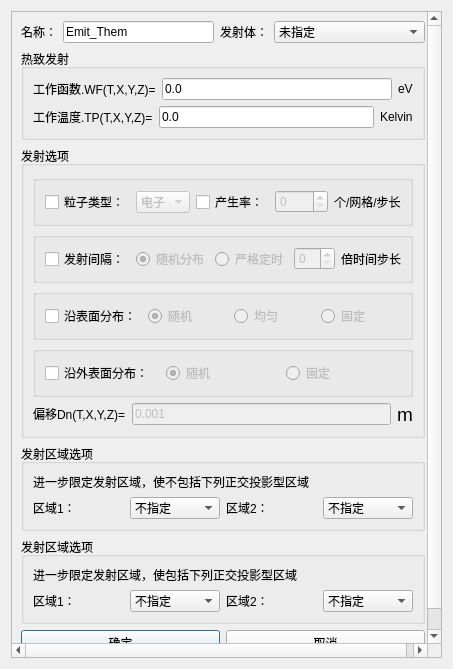
<?xml version="1.0" encoding="UTF-8"?>
<ui version="4.0">
 <class>Dialog_EmtDlg</class>
 <widget class="QDialog" name="Dialog_EmtDlg">
  <property name="windowModality">
   <enum>Qt::ApplicationModal</enum>
  </property>
  <property name="geometry">
   <rect>
    <x>0</x>
    <y>0</y>
    <width>453</width>
    <height>669</height>
   </rect>
  </property>
  <property name="minimumSize">
   <size>
    <width>0</width>
    <height>0</height>
   </size>
  </property>
  <property name="maximumSize">
   <size>
    <width>16777215</width>
    <height>16777215</height>
   </size>
  </property>
  <property name="windowTitle">
   <string>热致发射</string>
  </property>
  <layout class="QGridLayout" name="gridLayout_10">
   <item row="0" column="0">
    <widget class="QScrollArea" name="scrollArea">
     <property name="widgetResizable">
      <bool>true</bool>
     </property>
     <widget class="QWidget" name="scrollAreaWidgetContents">
      <property name="geometry">
       <rect>
        <x>0</x>
        <y>0</y>
        <width>416</width>
        <height>659</height>
       </rect>
      </property>
      <layout class="QGridLayout" name="gridLayout_9">
       <item row="0" column="0">
        <layout class="QHBoxLayout" name="horizontalLayout_9">
         <item>
          <widget class="QLabel" name="Label_Name_2">
           <property name="sizePolicy">
            <sizepolicy hsizetype="Fixed" vsizetype="Preferred">
             <horstretch>0</horstretch>
             <verstretch>0</verstretch>
            </sizepolicy>
           </property>
           <property name="text">
            <string>名称：</string>
           </property>
          </widget>
         </item>
         <item>
          <widget class="QLineEdit" name="LineEdit_Name">
           <property name="sizePolicy">
            <sizepolicy hsizetype="Preferred" vsizetype="Fixed">
             <horstretch>0</horstretch>
             <verstretch>0</verstretch>
            </sizepolicy>
           </property>
           <property name="text">
            <string>Emit_Them</string>
           </property>
          </widget>
         </item>
         <item>
          <widget class="QLabel" name="Label_Shadow_2">
           <property name="sizePolicy">
            <sizepolicy hsizetype="Fixed" vsizetype="Preferred">
             <horstretch>0</horstretch>
             <verstretch>0</verstretch>
            </sizepolicy>
           </property>
           <property name="text">
            <string>发射体：</string>
           </property>
          </widget>
         </item>
         <item>
          <widget class="StyledComboBox" name="ComboBox_Shadow">
           <property name="enabled">
            <bool>true</bool>
           </property>
           <property name="sizePolicy">
            <sizepolicy hsizetype="Preferred" vsizetype="Fixed">
             <horstretch>0</horstretch>
             <verstretch>0</verstretch>
            </sizepolicy>
           </property>
           <property name="maximumSize">
            <size>
             <width>16777215</width>
             <height>16777215</height>
            </size>
           </property>
           <property name="sizeIncrement">
            <size>
             <width>1</width>
             <height>0</height>
            </size>
           </property>
           <property name="editable">
            <bool>false</bool>
           </property>
           <item>
            <property name="text">
             <string>未指定</string>
            </property>
           </item>
          </widget>
         </item>
        </layout>
       </item>
       <item row="1" column="0">
        <spacer name="verticalSpacer">
         <property name="orientation">
          <enum>Qt::Vertical</enum>
         </property>
         <property name="sizeHint" stdset="0">
          <size>
           <width>20</width>
           <height>40</height>
          </size>
         </property>
        </spacer>
       </item>
       <item row="2" column="0">
        <widget class="QGroupBox" name="groupBox">
         <property name="title">
          <string>热致发射</string>
         </property>
         <layout class="QGridLayout" name="gridLayout_5">
          <item row="0" column="0">
           <spacer name="verticalSpacer_2">
            <property name="orientation">
             <enum>Qt::Vertical</enum>
            </property>
            <property name="sizeHint" stdset="0">
             <size>
              <width>20</width>
              <height>40</height>
             </size>
            </property>
           </spacer>
          </item>
          <item row="2" column="0">
           <spacer name="verticalSpacer_3">
            <property name="orientation">
             <enum>Qt::Vertical</enum>
            </property>
            <property name="sizeHint" stdset="0">
             <size>
              <width>20</width>
              <height>40</height>
             </size>
            </property>
           </spacer>
          </item>
          <item row="3" column="0">
           <layout class="QHBoxLayout" name="horizontalLayout_7">
            <item>
             <widget class="QLabel" name="label_3">
              <property name="text">
               <string>&lt;html&gt;&lt;head/&gt;&lt;body&gt;&lt;p&gt;工作温度.TP(T,X,Y,Z)=&lt;/p&gt;&lt;/body&gt;&lt;/html&gt;</string>
              </property>
             </widget>
            </item>
            <item>
             <widget class="QLineEdit" name="LineEdit_TP">
              <property name="enabled">
               <bool>true</bool>
              </property>
              <property name="text">
               <string>0.0</string>
              </property>
             </widget>
            </item>
            <item>
             <widget class="QLabel" name="label_4">
              <property name="text">
               <string>&lt;html&gt;&lt;head/&gt;&lt;body&gt;&lt;p&gt;Kelvin&lt;/p&gt;&lt;/body&gt;&lt;/html&gt;</string>
              </property>
             </widget>
            </item>
           </layout>
          </item>
          <item row="1" column="0">
           <layout class="QHBoxLayout" name="horizontalLayout_6">
            <item>
             <widget class="QLabel" name="label">
              <property name="text">
               <string>&lt;html&gt;&lt;head/&gt;&lt;body&gt;&lt;p&gt;工作函数.WF(T,X,Y,Z)=&lt;/p&gt;&lt;/body&gt;&lt;/html&gt;</string>
              </property>
             </widget>
            </item>
            <item>
             <widget class="QLineEdit" name="LineEdit_WF">
              <property name="text">
               <string>0.0</string>
              </property>
             </widget>
            </item>
            <item>
             <widget class="QLabel" name="label_2">
              <property name="text">
               <string>&lt;html&gt;&lt;head/&gt;&lt;body&gt;&lt;p&gt;eV&lt;/p&gt;&lt;/body&gt;&lt;/html&gt;</string>
              </property>
             </widget>
            </item>
           </layout>
          </item>
          <item row="4" column="0">
           <spacer name="verticalSpacer_4">
            <property name="orientation">
             <enum>Qt::Vertical</enum>
            </property>
            <property name="sizeHint" stdset="0">
             <size>
              <width>20</width>
              <height>40</height>
             </size>
            </property>
           </spacer>
          </item>
         </layout>
        </widget>
       </item>
       <item row="3" column="0">
        <widget class="QGroupBox" name="groupBox_2">
         <property name="title">
          <string>发射选项</string>
         </property>
         <layout class="QGridLayout" name="gridLayout_4">
          <item row="4" column="0">
           <layout class="QHBoxLayout" name="horizontalLayout_3">
            <item>
             <widget class="QGroupBox" name="groupBox_6">
              <property name="title">
               <string/>
              </property>
              <property name="flat">
               <bool>true</bool>
              </property>
              <layout class="QGridLayout" name="gridLayout_6">
               <item row="0" column="0">
                <widget class="QCheckBox" name="checkBox_surface">
                 <property name="text">
                  <string>沿表面分布：</string>
                 </property>
                </widget>
               </item>
               <item row="0" column="1">
                <widget class="QRadioButton" name="radioButton_randomm">
                 <property name="enabled">
                  <bool>false</bool>
                 </property>
                 <property name="text">
                  <string>随机</string>
                 </property>
                 <property name="checked">
                  <bool>true</bool>
                 </property>
                </widget>
               </item>
               <item row="0" column="2">
                <widget class="QRadioButton" name="radioButton_uniform">
                 <property name="enabled">
                  <bool>false</bool>
                 </property>
                 <property name="text">
                  <string>均匀</string>
                 </property>
                </widget>
               </item>
               <item row="0" column="3">
                <widget class="QRadioButton" name="radioButton_fixed">
                 <property name="enabled">
                  <bool>false</bool>
                 </property>
                 <property name="text">
                  <string>固定</string>
                 </property>
                </widget>
               </item>
              </layout>
             </widget>
            </item>
           </layout>
          </item>
          <item row="3" column="0">
           <spacer name="verticalSpacer_6">
            <property name="orientation">
             <enum>Qt::Vertical</enum>
            </property>
            <property name="sizeHint" stdset="0">
             <size>
              <width>20</width>
              <height>40</height>
             </size>
            </property>
           </spacer>
          </item>
          <item row="1" column="0">
           <spacer name="verticalSpacer_5">
            <property name="orientation">
             <enum>Qt::Vertical</enum>
            </property>
            <property name="sizeHint" stdset="0">
             <size>
              <width>20</width>
              <height>40</height>
             </size>
            </property>
           </spacer>
          </item>
          <item row="2" column="0">
           <layout class="QHBoxLayout" name="horizontalLayout_2">
            <item>
             <widget class="QGroupBox" name="groupBox_7">
              <property name="title">
               <string/>
              </property>
              <property name="flat">
               <bool>true</bool>
              </property>
              <layout class="QGridLayout" name="gridLayout_7">
               <item row="0" column="2">
                <widget class="QRadioButton" name="radioButton_strictTiming">
                 <property name="enabled">
                  <bool>false</bool>
                 </property>
                 <property name="text">
                  <string>严格定时</string>
                 </property>
                </widget>
               </item>
               <item row="0" column="3">
                <widget class="QSpinBox" name="spinBox_timesStep">
                 <property name="enabled">
                  <bool>false</bool>
                 </property>
                </widget>
               </item>
               <item row="0" column="1">
                <widget class="QRadioButton" name="radioButton_random">
                 <property name="enabled">
                  <bool>false</bool>
                 </property>
                 <property name="text">
                  <string>随机分布</string>
                 </property>
                 <property name="checked">
                  <bool>true</bool>
                 </property>
                </widget>
               </item>
               <item row="0" column="0">
                <widget class="QCheckBox" name="checkBox_transmittingInterval">
                 <property name="text">
                  <string>发射间隔：</string>
                 </property>
                </widget>
               </item>
               <item row="0" column="4">
                <widget class="QLabel" name="label_9">
                 <property name="text">
                  <string>倍时间步长</string>
                 </property>
                </widget>
               </item>
              </layout>
             </widget>
            </item>
           </layout>
          </item>
          <item row="8" column="0">
           <layout class="QHBoxLayout" name="horizontalLayout_5">
            <item>
             <widget class="QLabel" name="label_5">
              <property name="text">
               <string>&lt;html&gt;&lt;head/&gt;&lt;body&gt;&lt;p&gt;偏移Dn(T,X,Y,Z)=&lt;/p&gt;&lt;/body&gt;&lt;/html&gt;</string>
              </property>
             </widget>
            </item>
            <item>
             <widget class="QLineEdit" name="LineEdit_Dn">
              <property name="enabled">
               <bool>false</bool>
              </property>
              <property name="text">
               <string>0.001</string>
              </property>
             </widget>
            </item>
            <item>
             <widget class="QLabel" name="label_8">
              <property name="text">
               <string>&lt;html&gt;&lt;head/&gt;&lt;body&gt;&lt;p&gt;&lt;span style=&quot; font-size:14pt;&quot;&gt;m&lt;/span&gt;&lt;/p&gt;&lt;/body&gt;&lt;/html&gt;</string>
              </property>
             </widget>
            </item>
           </layout>
          </item>
          <item row="6" column="0">
           <layout class="QHBoxLayout" name="horizontalLayout_4">
            <item>
             <widget class="QGroupBox" name="groupBox_5">
              <property name="title">
               <string/>
              </property>
              <property name="flat">
               <bool>true</bool>
              </property>
              <layout class="QGridLayout" name="gridLayout">
               <item row="0" column="1">
                <widget class="QRadioButton" name="radioButton_randommm">
                 <property name="enabled">
                  <bool>false</bool>
                 </property>
                 <property name="text">
                  <string>随机</string>
                 </property>
                 <property name="checked">
                  <bool>true</bool>
                 </property>
                </widget>
               </item>
               <item row="0" column="2">
                <widget class="QRadioButton" name="radioButton_alongOutsideFixed">
                 <property name="enabled">
                  <bool>false</bool>
                 </property>
                 <property name="text">
                  <string>固定</string>
                 </property>
                </widget>
               </item>
               <item row="0" column="0">
                <widget class="QCheckBox" name="checkBox_outSurface">
                 <property name="text">
                  <string>沿外表面分布：</string>
                 </property>
                </widget>
               </item>
              </layout>
             </widget>
            </item>
           </layout>
          </item>
          <item row="0" column="0">
           <layout class="QHBoxLayout" name="horizontalLayout_8">
            <item>
             <widget class="QGroupBox" name="groupBox_8">
              <property name="title">
               <string/>
              </property>
              <property name="flat">
               <bool>true</bool>
              </property>
              <layout class="QGridLayout" name="gridLayout_8">
               <item row="0" column="3">
                <widget class="QSpinBox" name="spinBox_generationRate">
                 <property name="enabled">
                  <bool>false</bool>
                 </property>
                </widget>
               </item>
               <item row="0" column="1">
                <widget class="StyledComboBox" name="ComboBox_particleType">
                 <property name="enabled">
                  <bool>false</bool>
                 </property>
                 <item>
                  <property name="text">
                   <string>电子</string>
                  </property>
                 </item>
                 <item>
                  <property name="text">
                   <string>质子</string>
                  </property>
                 </item>
                </widget>
               </item>
               <item row="0" column="2">
                <widget class="QCheckBox" name="checkBox_generationRate">
                 <property name="text">
                  <string>产生率：</string>
                 </property>
                </widget>
               </item>
               <item row="0" column="0">
                <widget class="QCheckBox" name="checkBox_particleType">
                 <property name="text">
                  <string>粒子类型：</string>
                 </property>
                </widget>
               </item>
               <item row="0" column="4">
                <widget class="QLabel" name="label_7">
                 <property name="text">
                  <string>个/网格/步长</string>
                 </property>
                </widget>
               </item>
              </layout>
             </widget>
            </item>
           </layout>
          </item>
          <item row="5" column="0">
           <spacer name="verticalSpacer_7">
            <property name="orientation">
             <enum>Qt::Vertical</enum>
            </property>
            <property name="sizeHint" stdset="0">
             <size>
              <width>20</width>
              <height>40</height>
             </size>
            </property>
           </spacer>
          </item>
          <item row="7" column="0">
           <spacer name="verticalSpacer_8">
            <property name="orientation">
             <enum>Qt::Vertical</enum>
            </property>
            <property name="sizeHint" stdset="0">
             <size>
              <width>20</width>
              <height>40</height>
             </size>
            </property>
           </spacer>
          </item>
         </layout>
        </widget>
       </item>
       <item row="4" column="0">
        <widget class="QGroupBox" name="groupBox_3">
         <property name="title">
          <string>发射区域选项</string>
         </property>
         <layout class="QGridLayout" name="gridLayout_3">
          <item row="1" column="0">
           <layout class="QHBoxLayout" name="horizontalLayout_14">
            <item>
             <widget class="QLabel" name="label_16">
              <property name="text">
               <string>&lt;html&gt;&lt;head/&gt;&lt;body&gt;&lt;p&gt;进一步限定发射区域，使不包括下列正交投影型区域&lt;/p&gt;&lt;/body&gt;&lt;/html&gt;</string>
              </property>
             </widget>
            </item>
           </layout>
          </item>
          <item row="3" column="0">
           <layout class="QHBoxLayout" name="horizontalLayout_15">
            <item>
             <widget class="QLabel" name="label_17">
              <property name="text">
               <string>区域1：</string>
              </property>
             </widget>
            </item>
            <item>
             <widget class="StyledComboBox" name="ComboBox_notInclued">
              <item>
               <property name="text">
                <string>不指定</string>
               </property>
              </item>
             </widget>
            </item>
            <item>
             <widget class="QLabel" name="label_15">
              <property name="text">
               <string>区域2：</string>
              </property>
             </widget>
            </item>
            <item>
             <widget class="StyledComboBox" name="ComboBox_notIncludedd">
              <item>
               <property name="text">
                <string>不指定</string>
               </property>
              </item>
             </widget>
            </item>
           </layout>
          </item>
          <item row="2" column="0">
           <spacer name="verticalSpacer_12">
            <property name="orientation">
             <enum>Qt::Vertical</enum>
            </property>
            <property name="sizeHint" stdset="0">
             <size>
              <width>20</width>
              <height>40</height>
             </size>
            </property>
           </spacer>
          </item>
          <item row="0" column="0">
           <spacer name="verticalSpacer_11">
            <property name="orientation">
             <enum>Qt::Vertical</enum>
            </property>
            <property name="sizeHint" stdset="0">
             <size>
              <width>20</width>
              <height>40</height>
             </size>
            </property>
           </spacer>
          </item>
          <item row="4" column="0">
           <spacer name="verticalSpacer_13">
            <property name="orientation">
             <enum>Qt::Vertical</enum>
            </property>
            <property name="sizeHint" stdset="0">
             <size>
              <width>20</width>
              <height>40</height>
             </size>
            </property>
           </spacer>
          </item>
         </layout>
        </widget>
       </item>
       <item row="5" column="0">
        <widget class="QGroupBox" name="groupBox_4">
         <property name="title">
          <string>发射区域选项</string>
         </property>
         <layout class="QGridLayout" name="gridLayout_2">
          <item row="0" column="0">
           <spacer name="verticalSpacer_14">
            <property name="orientation">
             <enum>Qt::Vertical</enum>
            </property>
            <property name="sizeHint" stdset="0">
             <size>
              <width>20</width>
              <height>40</height>
             </size>
            </property>
           </spacer>
          </item>
          <item row="2" column="0">
           <spacer name="verticalSpacer_15">
            <property name="orientation">
             <enum>Qt::Vertical</enum>
            </property>
            <property name="sizeHint" stdset="0">
             <size>
              <width>20</width>
              <height>40</height>
             </size>
            </property>
           </spacer>
          </item>
          <item row="1" column="0">
           <layout class="QHBoxLayout" name="horizontalLayout_16">
            <item>
             <widget class="QLabel" name="label_18">
              <property name="text">
               <string>&lt;html&gt;&lt;head/&gt;&lt;body&gt;&lt;p&gt;进一步限定发射区域，使包括下列正交投影型区域&lt;/p&gt;&lt;/body&gt;&lt;/html&gt;</string>
              </property>
             </widget>
            </item>
           </layout>
          </item>
          <item row="3" column="0">
           <layout class="QHBoxLayout" name="horizontalLayout_17">
            <item>
             <widget class="QLabel" name="label_19">
              <property name="text">
               <string>区域1：</string>
              </property>
             </widget>
            </item>
            <item>
             <widget class="StyledComboBox" name="ComboBox_included">
              <item>
               <property name="text">
                <string>不指定</string>
               </property>
              </item>
             </widget>
            </item>
            <item>
             <widget class="QLabel" name="label_20">
              <property name="text">
               <string>区域2：</string>
              </property>
             </widget>
            </item>
            <item>
             <widget class="StyledComboBox" name="ComboBox_includedd">
              <item>
               <property name="text">
                <string>不指定</string>
               </property>
              </item>
             </widget>
            </item>
           </layout>
          </item>
          <item row="4" column="0">
           <spacer name="verticalSpacer_16">
            <property name="orientation">
             <enum>Qt::Vertical</enum>
            </property>
            <property name="sizeHint" stdset="0">
             <size>
              <width>20</width>
              <height>40</height>
             </size>
            </property>
           </spacer>
          </item>
         </layout>
        </widget>
       </item>
       <item row="6" column="0">
        <layout class="QHBoxLayout" name="horizontalLayout_18">
         <item>
          <widget class="QPushButton" name="pb_ok">
           <property name="text">
            <string>确定</string>
           </property>
          </widget>
         </item>
         <item>
          <widget class="QPushButton" name="pb_cancel">
           <property name="text">
            <string>取消</string>
           </property>
          </widget>
         </item>
        </layout>
       </item>
       <item row="7" column="0">
        <spacer name="verticalSpacer_17">
         <property name="orientation">
          <enum>Qt::Vertical</enum>
         </property>
         <property name="sizeHint" stdset="0">
          <size>
           <width>20</width>
           <height>40</height>
          </size>
         </property>
        </spacer>
       </item>
      </layout>
     </widget>
    </widget>
   </item>
  </layout>
 </widget>
 <customwidgets>
  <customwidget>
   <class>StyledComboBox</class>
   <extends>QComboBox</extends>
   <header>StyledComboBox.h</header>
  </customwidget>
 </customwidgets>
 <resources/>
 <connections/>
</ui>
